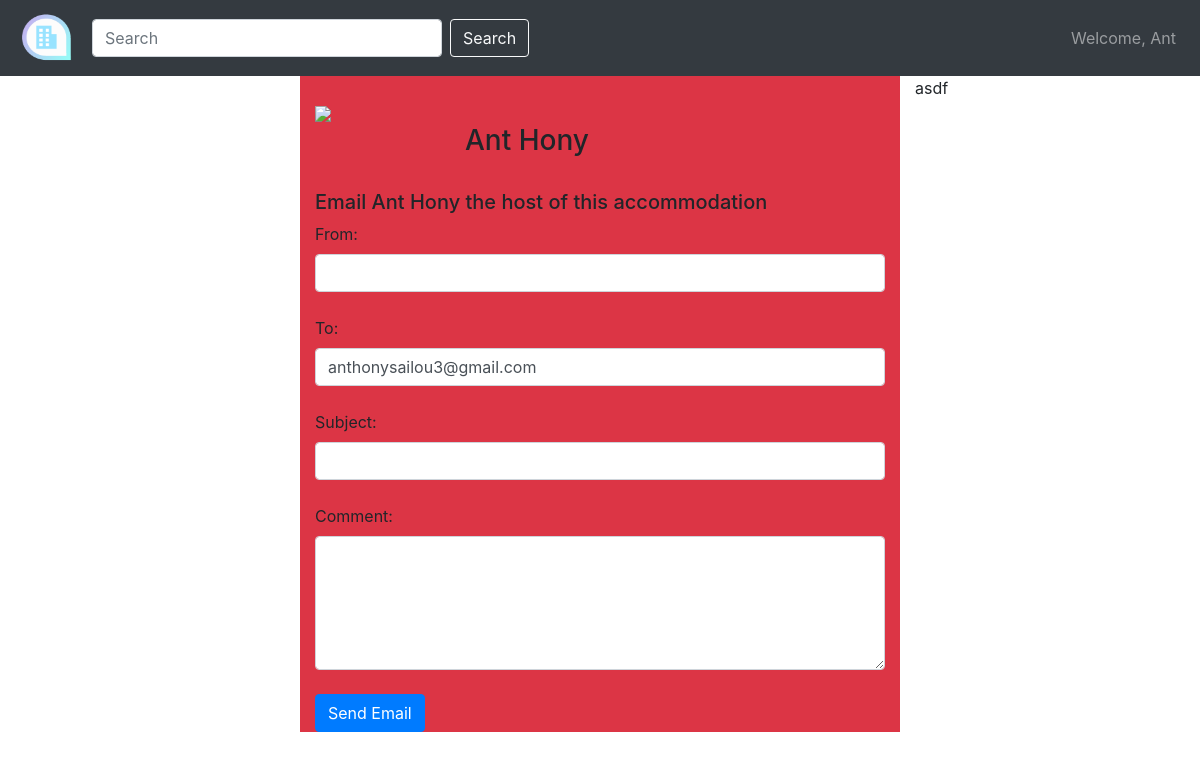
Page /contact.php?uid=1 (signed in) on the committed database.
### tables this page shows
CREATE TABLE `user` (
  `uid` int(11) NOT NULL,
  `firstname` varchar(30) NOT NULL,
  `surname` varchar(30) NOT NULL,
  `email` varchar(30) NOT NULL,
  `passw` varchar(30) NOT NULL,
  `photos` blob NOT NULL
);

### contact.php (the view, shortened to what this page needs)
<!DOCTYPE html>
<?php
    include("connectMySQL.php");
?>
<html lang="en">
<head>
    <link rel="stylesheet" href="https://maxcdn.bootstrapcdn.com/bootstrap/4.0.0/css/bootstrap.min.css"
>
    <link rel="stylesheet" href="css/lightbox.css" type="text/css" media="screen"/>
    <link rel="stylesheet" type="text/css" href="css/style.css"/>
</head>
<body>
<header>
    <nav class="navbar navbar-expand-md navbar-dark bg-dark">
        <a href="index.php" class="navbar-brand">
            <img src="img/logo.png" id="Logo" class="d-inline-block align-top">
        </a>
        <div class="collapse navbar-collapse" id="navbarCollapse">
            <form class="form-inline" action="searchResult.php" method="POST">
                <input class="form-control mr-sm-2" id="searchBar" type="search" placeholder="Search" aria-label="Search" name="searchInput">
                <button class="btn btn-outline-light " type="submit" name="submit">Search</button>
            </form>
            <ul class="navbar-nav ml-auto">
                <li class="nav-item">
                    <?php
                        if(isset($_SESSION['login_user']) ){
                            $email = $_SESSION['login_user'];
                            $sqlselect="SELECT * FROM user WHERE email='$email'";
                            $result = mysqli_query($conn, $sqlselect);
                            $row = mysqli_fetch_array($result, MYSQLI_ASSOC);
                            $uid = $row['uid'];
                            echo '<a class="nav-link" href="profile.php?id='.$uid.'">Welcome, '.$row['firstname'] .'</a>';
                        } else {
                            echo '<a class="nav-link" href="login.php">Account</a>';
                        }
                    ?>
                </li>
            </ul>
        </div>
    </nav>
</header>
<div class="container-fluid">
    <div class="row">
        <div class="col-md-3">
        </div>
        <div class="col-md-6 bg-danger">
            <?php
                $uid = $_GET['uid'];
                $sqlhost = "SELECT * FROM user WHERE uid='$uid'";
                $result = mysqli_query($conn, $sqlhost);
                $row = mysqli_fetch_assoc($result);
                $hostemail = $row['email'];
                $hostphoto = '<img src="SQLgetuphoto.php?id='.$uid.'" class="img-fluid">';
                $hostfname = $row['firstname'];
                $hostsname = $row['surname'];
                echo "<br />";
                echo '<div class="row">';
                    echo "<div class='col-md-3'>";
                        echo $hostphoto;
                    echo "</div>";
                    echo "<div class='col-md-9'>";
                            echo '<br/>';
                            echo '<h3>'.$hostfname.' '.$hostsname. '</h3>';
                    echo "</div>";
                echo '</div>';
                echo "<h5>Email ".$hostfname. " " .$hostsname." the host of this accommodation</h5>";
                echo '<form method="POST" action="SQLemail.php">';
                    echo '<label for="fromemail">From:</label>';
                    echo '<input type="email" class="form-control" id="toemail" value="" name="toemail"></br>';
                    echo '<label for="toemail">To:</label>';
                    echo '<input type="email" class="form-control" id="toemail" value="'.$hostemail.'" name="fromemail"></br>';
                    echo '<label for="subject">Subject:</label>';
                    echo '<input type="text" class="form-control" id="subject" placeholder="" name="subject"></br>';
                    echo '<label for="message">Comment:</label>';
                    echo '<textarea class="form-control" rows="5" id="message" name="message"></textarea></br>';
                    echo '<button type="submit" class="btn btn-primary">Send Email</button>';
                echo '</form>';
            ?>
        </div>
        <div class="col-md-3">
            asdf
        </div>
    </div>
</div>
</body>
</html>

### css/style.css (style rules this page uses)
html, body { height: 100%; margin: 0; padding: 0; }
#searchBar { width: 350px; }
#Logo { width: 3em; height: 2.5em; }

### rows in the picture
user: firstname "Ant", surname "Hony", fromemail "anthonysailou3@gmail.com"
